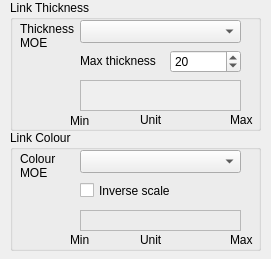
<ui version="4.0" >
 <class>OutputView</class>
 <widget class="QDialog" name="OutputView" >
  <property name="windowModality" >
   <enum>Qt::NonModal</enum>
  </property>
  <property name="geometry" >
   <rect>
    <x>0</x>
    <y>0</y>
    <width>271</width>
    <height>259</height>
   </rect>
  </property>
  <property name="windowTitle" >
   <string>Output View</string>
  </property>
  <property name="windowIcon" >
   <iconset resource="../canvas_qt4.qrc" >
    <normaloff>:/images/mime.png</normaloff>:/images/mime.png</iconset>
  </property>
  <widget class="QGroupBox" name="groupBox" >
   <property name="geometry" >
    <rect>
     <x>10</x>
     <y>130</y>
     <width>251</width>
     <height>121</height>
    </rect>
   </property>
   <property name="title" >
    <string>Link Colour</string>
   </property>
   <widget class="QCheckBox" name="inverseColourScale" >
    <property name="geometry" >
     <rect>
      <x>70</x>
      <y>50</y>
      <width>121</width>
      <height>21</height>
     </rect>
    </property>
    <property name="text" >
     <string>Inverse scale</string>
    </property>
   </widget>
   <widget class="QComboBox" name="ColourMOE" >
    <property name="geometry" >
     <rect>
      <x>70</x>
      <y>20</y>
      <width>161</width>
      <height>23</height>
     </rect>
    </property>
   </widget>
   <widget class="QLabel" name="colour_legend" >
    <property name="geometry" >
     <rect>
      <x>70</x>
      <y>80</y>
      <width>161</width>
      <height>21</height>
     </rect>
    </property>
    <property name="autoFillBackground" >
     <bool>false</bool>
    </property>
    <property name="frameShape" >
     <enum>QFrame::StyledPanel</enum>
    </property>
    <property name="text" >
     <string/>
    </property>
    <property name="margin" >
     <number>1</number>
    </property>
   </widget>
   <widget class="QLabel" name="label_4" >
    <property name="geometry" >
     <rect>
      <x>10</x>
      <y>20</y>
      <width>61</width>
      <height>31</height>
     </rect>
    </property>
    <property name="text" >
     <string>Colour
MOE</string>
    </property>
   </widget>
   <widget class="QLabel" name="colour_min" >
    <property name="geometry" >
     <rect>
      <x>60</x>
      <y>100</y>
      <width>61</width>
      <height>20</height>
     </rect>
    </property>
    <property name="text" >
     <string>Min</string>
    </property>
   </widget>
   <widget class="QLabel" name="colour_max" >
    <property name="geometry" >
     <rect>
      <x>220</x>
      <y>100</y>
      <width>61</width>
      <height>20</height>
     </rect>
    </property>
    <property name="text" >
     <string>Max</string>
    </property>
   </widget>
   <widget class="QLabel" name="colour_unit" >
    <property name="geometry" >
     <rect>
      <x>130</x>
      <y>100</y>
      <width>61</width>
      <height>20</height>
     </rect>
    </property>
    <property name="text" >
     <string>Unit</string>
    </property>
   </widget>
  </widget>
  <widget class="QGroupBox" name="groupBox_2" >
   <property name="geometry" >
    <rect>
     <x>10</x>
     <y>0</y>
     <width>251</width>
     <height>131</height>
    </rect>
   </property>
   <property name="title" >
    <string>Link Thickness</string>
   </property>
   <widget class="QLabel" name="label_3" >
    <property name="geometry" >
     <rect>
      <x>10</x>
      <y>20</y>
      <width>61</width>
      <height>31</height>
     </rect>
    </property>
    <property name="text" >
     <string>Thickness
MOE</string>
    </property>
   </widget>
   <widget class="QComboBox" name="ThicknessMOE" >
    <property name="geometry" >
     <rect>
      <x>70</x>
      <y>20</y>
      <width>161</width>
      <height>23</height>
     </rect>
    </property>
   </widget>
   <widget class="QLabel" name="thickness_legend" >
    <property name="geometry" >
     <rect>
      <x>70</x>
      <y>80</y>
      <width>161</width>
      <height>31</height>
     </rect>
    </property>
    <property name="autoFillBackground" >
     <bool>true</bool>
    </property>
    <property name="frameShape" >
     <enum>QFrame::StyledPanel</enum>
    </property>
    <property name="text" >
     <string/>
    </property>
    <property name="margin" >
     <number>1</number>
    </property>
   </widget>
   <widget class="QLabel" name="thickness_min" >
    <property name="geometry" >
     <rect>
      <x>60</x>
      <y>111</y>
      <width>61</width>
      <height>20</height>
     </rect>
    </property>
    <property name="text" >
     <string>Min</string>
    </property>
   </widget>
   <widget class="QLabel" name="thickness_max" >
    <property name="geometry" >
     <rect>
      <x>220</x>
      <y>110</y>
      <width>61</width>
      <height>20</height>
     </rect>
    </property>
    <property name="text" >
     <string>Max</string>
    </property>
   </widget>
   <widget class="QSpinBox" name="maxThickness" >
    <property name="geometry" >
     <rect>
      <x>160</x>
      <y>50</y>
      <width>71</width>
      <height>23</height>
     </rect>
    </property>
    <property name="maximum" >
     <number>50</number>
    </property>
    <property name="value" >
     <number>20</number>
    </property>
   </widget>
   <widget class="QLabel" name="label_5" >
    <property name="geometry" >
     <rect>
      <x>70</x>
      <y>50</y>
      <width>81</width>
      <height>21</height>
     </rect>
    </property>
    <property name="text" >
     <string>Max thickness</string>
    </property>
   </widget>
   <widget class="QLabel" name="thickness_unit" >
    <property name="geometry" >
     <rect>
      <x>130</x>
      <y>110</y>
      <width>61</width>
      <height>20</height>
     </rect>
    </property>
    <property name="text" >
     <string>Unit</string>
    </property>
   </widget>
  </widget>
 </widget>
 <resources>
  <include location="../canvas_qt4.qrc" />
 </resources>
 <connections/>
</ui>
